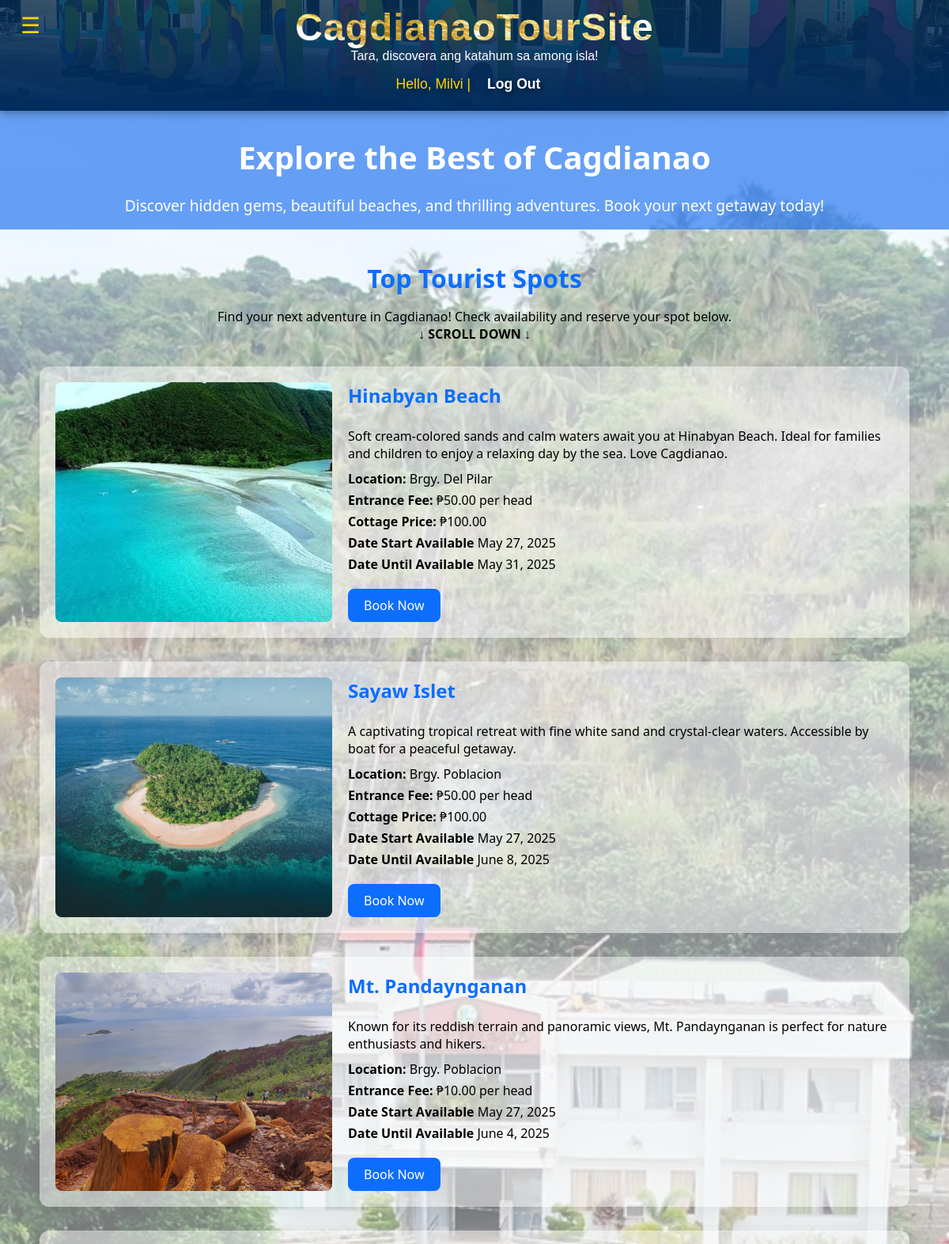
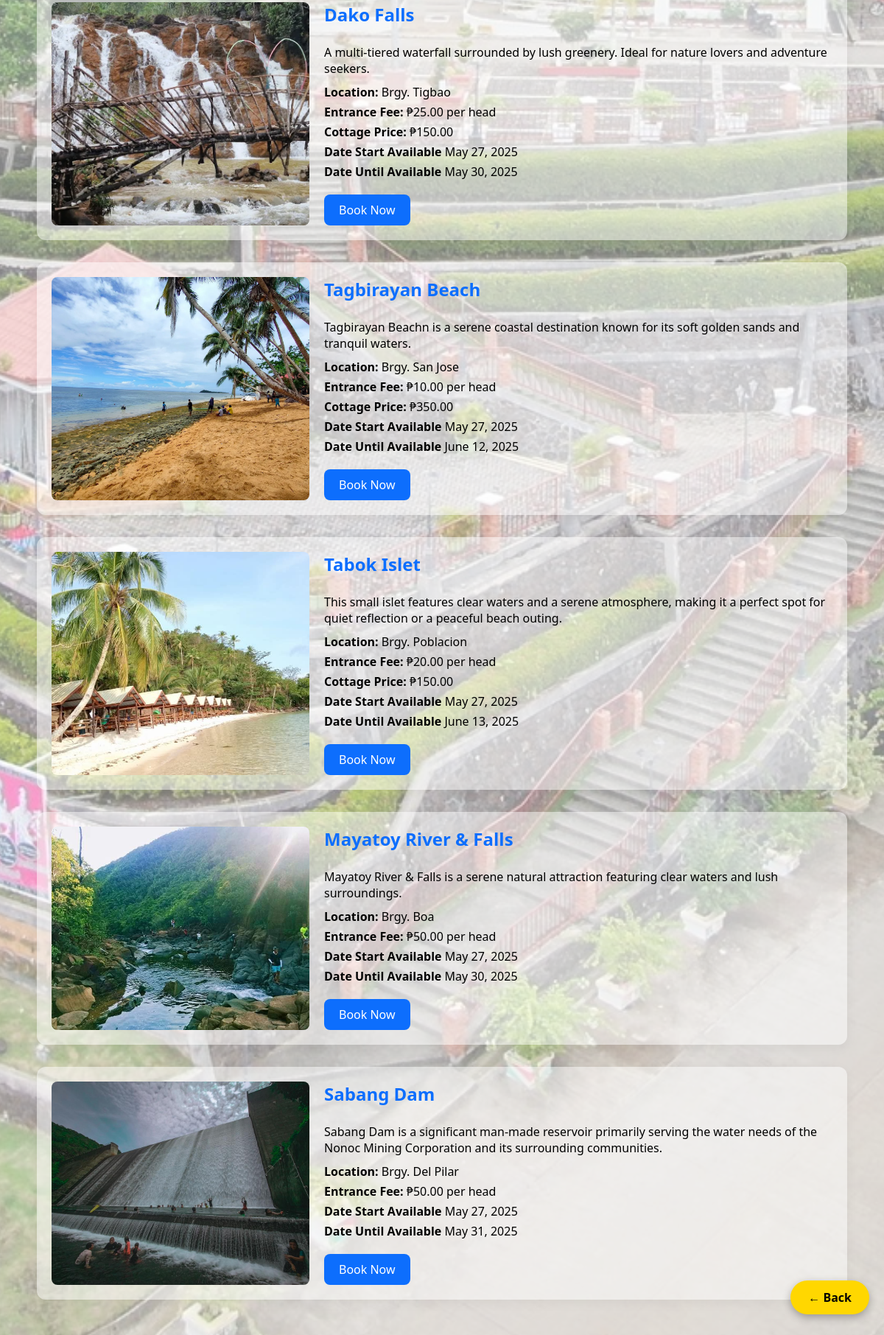
Screenshot of /spots/ (signed in) with the database file from the repository (2 pictures, top to bottom).
### tourism/models.py (models this page shows, shortened)
class TouristSpot(models.Model):
    name = models.CharField(max_length=100)
    description = models.TextField()
    location = models.CharField(max_length=100)
    description = models.TextField()
    price = models.DecimalField(max_digits=6, decimal_places=2)
    cottage_price = models.DecimalField(max_digits=6, decimal_places=2)
    available_from = models.DateField(default=date.today)
    available_until = models.DateField(default=date.today)
    is_limited = models.PositiveIntegerField(
        null=True,
        blank=True,
        help_text="Set a number limit for bookings per day (leave blank for unlimited)"
    )
    image = models.ImageField(upload_to='tourist_spot_images/', default='default.jpg')
    time_open = models.TimeField(default=default_open_time)
    time_closed = models.TimeField(default=default_close_time)

### tourism/views.py (the view)
# urls.py: path('spots/', views.tourist_spots, name='tourist_spots'),
def tourist_spots(request):
    spots = TouristSpot.objects.all()
    reservations = Reservation.objects.all()
    return render(request, 'tourism/tourist_spots.html', {
        'spots': spots,
        'reservations': reservations,
    })

### tourism/templates/tourism/tourist_spots.html (shortened to what this page needs)
{% extends "tourism/base.html" %}
{% load static %}
{% block content %}
<main class="tourist-content" style="font-family: 'Segoe UI', sans-serif; padding-bottom: 60px;">
    <a href="javascript:history.back()"
    class="back-button"
    style="position: fixed; bottom: 80px; right: 20px; padding: 12px 24px; background-color: #FFD700; color: black; text-decoration: none; border-radius: 30px; font-weight: bold; box-shadow: 0 4px 12px rgba(0, 0, 0, 0.3); z-index: 1000;">
    ← Back
    </a>
    <section class="hero-section" style="display: flex; align-items: center; justify-content: center; text-align: center; height: 150px; background: #186eefa4; color: white;" data-aos="fade-down" data-aos-delay="100">
        <div class="hero-overlay">
            <h1 class="hero-title" style="font-size: 2.5rem; margin-bottom: 10px;">Explore the Best of Cagdianao</h1>
            <p class="hero-description" style="font-size: 1.2rem;">Discover hidden gems, beautiful beaches, and thrilling adventures. Book your next getaway today!</p>
        </div>
    </section>
    <div class="container" style="max-width: 1100px; margin: 40px auto; padding: 0 20px;"data-aos="fade-down" data-aos-delay="100">
        <h2 style="text-align: center; font-size: 2rem; color: #0d6efd; margin-bottom: 10px;">Top Tourist Spots</h2>
        <p style="text-align: center; color: #000000; margin-bottom: 30px;">Find your next adventure in Cagdianao! Check availability and reserve your spot below.<br><strong>↓ SCROLL DOWN ↓</strong></p>
      {% for spot in spots %}
        <div data-aos="zoom-in" data-aos-delay="100" style="display: flex; flex-wrap: wrap; gap: 20px; background: rgba(255, 255, 255, 0.477); border-radius: 12px; box-shadow: 0 4px 15px rgba(0,0,0,0.05); padding: 20px; margin-bottom: 30px;">
          <img src="{{ spot.image.url }}" alt="{{ spot.name }}" style="width: 100%; max-width: 350px; height: auto; border-radius: 8px; object-fit: cover;">
          <div style="flex: 1;">
              <h3 style="font-size: 1.5rem; margin-top: 0; color: #0d6efd;">{{ spot.name }}</h3>
              <p style="margin: 10px 0; color: #000000;">{{ spot.description }}</p>
              <p style="margin: 5px 0;"><strong>Location:</strong> {{ spot.location }}</p>
              <p style="margin: 5px 0;"><strong>Entrance Fee:</strong> ₱{{ spot.price }} per head</p>
              {% if spot.is_limited %}
                <p style="margin: 5px 0;"><strong>Cottage Price:</strong> ₱{{ spot.cottage_price }}</p>
              {% endif %}
              <p style="margin: 5px 0;"><strong>Date Start Available</strong> {{ spot.available_from }}</p>
              <p style="margin: 5px 0;"><strong>Date Until Available</strong> {{ spot.available_until }}</p>
              <a href="{% url 'book_reservation' spot.id %}" class="book-now-btn">Book Now</a>
          </div>
        </div>
      {% endfor %}
    </div>
    <link href="https://unpkg.com/aos@2.3.4/dist/aos.css" rel="stylesheet">
</main>
{% endblock %}

### tourism/templates/tourism/base.html (shortened to what this page needs)
{% load static %}
<!DOCTYPE html>
<html lang="en">
<head>
  <link rel="stylesheet" href="{% static 'tourism/style.css' %}">
  <link href="https://cdn.jsdelivr.net/npm/aos@2.3.4/dist/aos.css" rel="stylesheet">
</head>
<body>
  <button id="menu-toggle">&#9776;</button>
  <header>
    <h1>CagdianaoTourSite</h1>
    <a>Tara, discovera ang katahum sa among isla!</a>
    {% if user.is_authenticated %}
      <p>Hello, {{ user.username }} | <a href="{% url 'logout' %}">Log Out</a></p>
    {% else %}
      <p>
     <a href="{% url 'login' %}" class="{% if request.path == '/login/' %}active{% endif %}">Log In</a> |
    <a href="{% url 'sign_up' %}" class="{% if request.path == '/signup/' %}active{% endif %}">Sign Up</a>
</p>
    {% endif %}
  </header>
  <main>
    {% block content %}
    {% endblock %}
  </main>
</body>
</html>

### tourism/templates/tourism/tourist_spots.html (style rules this page uses)
a.back-button { transition: background-color 0.3s ease, color 0.3s ease; }
.book-now-btn { display: inline-block; margin-top: 15px; padding: 10px 20px; background-color: #0d6efd; color: white; text-decoration: none; border-radius: 8px; transition: background-color 0.3s ease, color 0.3s ease; }

### rows the page displays
TouristSpot: image (picture), name "Hinabyan Beach", description "Soft cream-colored sands and calm waters await you at Hinabyan Beach. Ideal for families and children to enjoy a relaxing day by the sea. Love Cagdianao.", location "Brgy. Del Pilar", price "50.00", cottage_price "100.00", available_from "May 27, 2025", available_until "May 31, 2025"
TouristSpot: image (picture), name "Sayaw Islet", description "A captivating tropical retreat with fine white sand and crystal-clear waters. Accessible by boat for a peaceful getaway.", location "Brgy. Poblacion", price "50.00", cottage_price "100.00", available_from "May 27, 2025", available_until "June 8, 2025"
TouristSpot: image (picture), name "Mt. Pandaynganan", description "Known for its reddish terrain and panoramic views, Mt. Pandaynganan is perfect for nature enthusiasts and hikers.", location "Brgy. Poblacion", price "10.00", available_from "May 27, 2025", available_until "June 4, 2025"
TouristSpot: image (picture), name "Dako Falls", description "A multi-tiered waterfall surrounded by lush greenery. Ideal for nature lovers and adventure seekers.", location "Brgy. Tigbao", price "25.00", cottage_price "150.00", available_from "May 27, 2025", available_until "May 30, 2025"
TouristSpot: image (picture), name "Tagbirayan Beach", description "Tagbirayan Beachn is a serene coastal destination known for its soft golden sands and tranquil waters.", location "Brgy. San Jose", price "10.00", cottage_price "350.00", available_from "May 27, 2025", available_until "June 12, 2025"
TouristSpot: image (picture), name "Tabok Islet", description "This small islet features clear waters and a serene atmosphere, making it a perfect spot for quiet reflection or a peaceful beach outing.", location "Brgy. Poblacion", price "20.00", cottage_price "150.00", available_from "May 27, 2025", available_until "June 13, 2025"
TouristSpot: image (picture), name "Mayatoy River & Falls", description "Mayatoy River & Falls is a serene natural attraction featuring clear waters and lush surroundings.", location "Brgy. Boa", price "50.00", available_from "May 27, 2025", available_until "May 30, 2025"
TouristSpot: image (picture), name "Sabang Dam", description "Sabang Dam is a significant man-made reservoir primarily serving the water needs of the Nonoc Mining Corporation and its surrounding communities.", location "Brgy. Del Pilar", price "50.00", available_from "May 27, 2025", available_until "May 31, 2025"

### other values shown
{{ user.username }} "Milvi"
